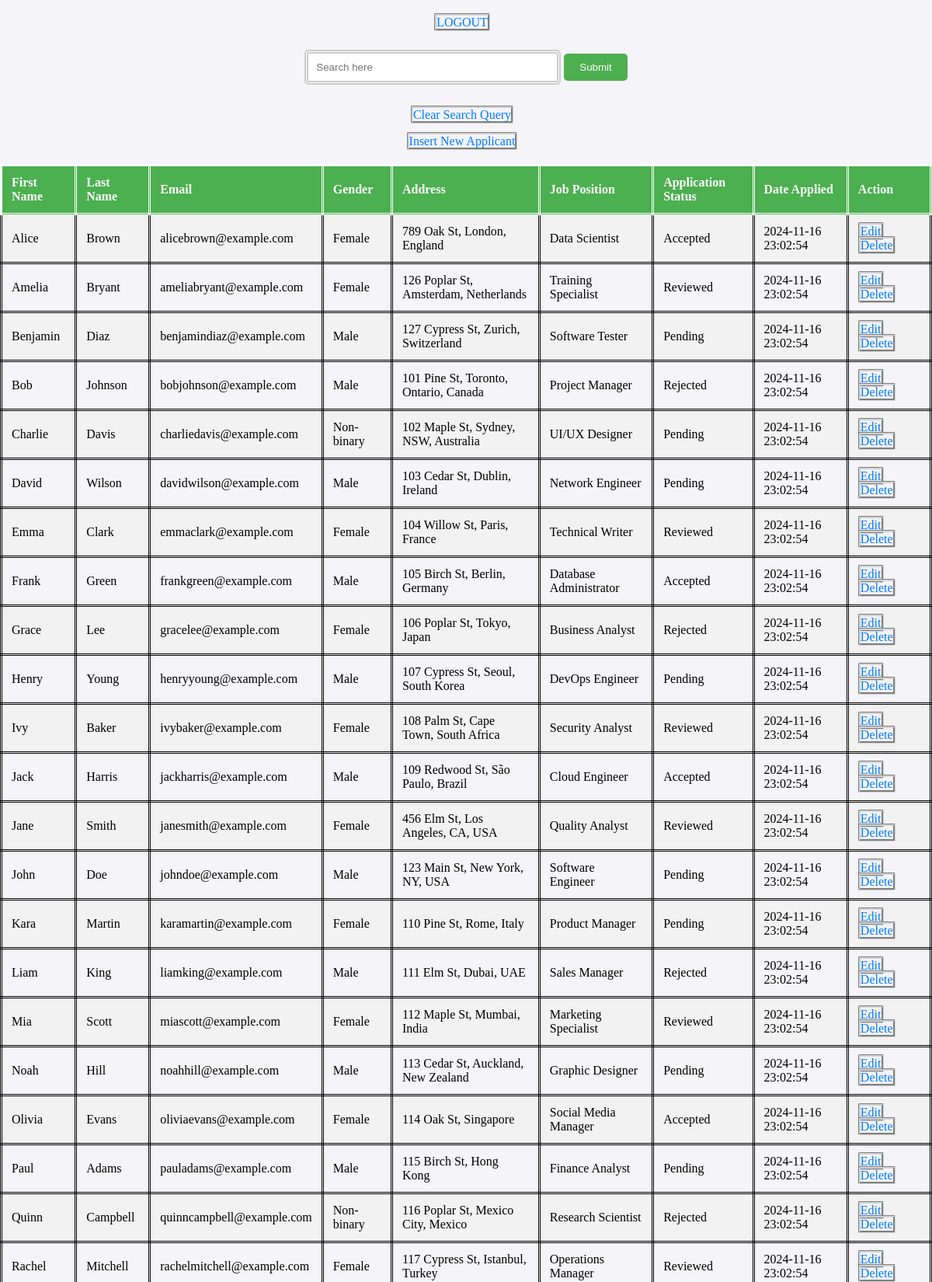
The page / (upper part) on the database its author committed.
### tables this page shows
create table search_applicant (
	id INT AUTO_INCREMENT PRIMARY KEY,
	first_name VARCHAR(255),
	last_name VARCHAR(255),
	email VARCHAR(255),
	gender VARCHAR(255),
	address VARCHAR(255),
    job_position VARCHAR(255),
    application_status VARCHAR (255),
	date_applied TIMESTAMP DEFAULT CURRENT_TIMESTAMP
);

### core/models.php (called while the page is built, shortened)
<?php
function getAllApplicants($pdo) {
    $sql = "SELECT * FROM search_applicant ORDER BY first_name ASC";
    $stmt = $pdo->prepare($sql);
    $executeQuery = $stmt->execute();
    if ($executeQuery) {
        return $stmt->fetchAll();
    }
    return [];
}
?>

### index.php (the view, shortened to what this page needs)
<?php require_once 'core/dbConfig.php'; ?>
<?php require_once 'core/models.php'; ?>
<!DOCTYPE html>
<html lang="en">
<head>
</head>
<body>
	<form action="<?php echo htmlspecialchars($_SERVER['PHP_SELF']);?>" method="GET">
		<p><a href="login.php">LOGOUT</a></p>
		<input type="text" name="searchInput" placeholder="Search here">
		<input type="submit" name="searchBtn">
	</form>
	<p><a href="index.php">Clear Search Query</a></p>
	<p><a href="insert.php">Insert New Applicant</a></p>
	<table>
		<tr>
			<th>First Name</th>
			<th>Last Name</th>
			<th>Email</th>
			<th>Gender</th>
			<th>Address</th>
			<th>Job Position</th>
			<th>Application Status</th>
			<th>Date Applied</th>
			<th>Action</th>
		</tr>
		<?php if (!isset($_GET['searchBtn'])) { ?>
			<?php $getAllApplicants = getAllApplicants($pdo); ?>
			<?php foreach ($getAllApplicants as $row) { ?>
				<tr>
					<td><?php echo $row['first_name']; ?></td>
					<td><?php echo $row['last_name']; ?></td>
					<td><?php echo $row['email']; ?></td>
					<td><?php echo $row['gender']; ?></td>
					<td><?php echo $row['address']; ?></td>
					<td><?php echo $row['job_position']; ?></td>
					<td><?php echo $row['application_status']; ?></td>
					<td><?php echo $row['date_applied']; ?></td>
					<td>
						<a href="edit.php?id=<?php echo $row['id']; ?>">Edit</a>
						<a href="delete.php?id=<?php echo $row['id']; ?>">Delete</a>
					</td>
				</tr>
			<?php } ?>
		<?php } ?>
	</table>
</body>
</html>

### index.php (style rules this page uses)
body { font-family: Times New Roman, sans-serif; background-color: #f4f4f9; margin: 0; padding: 0; }
form { text-align: center; margin: 20px 0; }
input[type="text"] { padding: 10px; width: 80%; max-width: 300px; margin: 10px 0; border: 5px double #ccc; border-radius: 5px; }
input[type="submit"] { padding: 10px 20px; background-color: #4CAF50; color: white; border: none; border-radius: 5px; cursor: pointer; }
table { width: 100%; margin-top: 20px; border-collapse: collapse; text-align: left; }
th, td { padding: 12px; border: 3px double; #ddd; }
th { background-color: #4CAF50; color: white; }
tr:nth-child(even) { background-color: #f2f2f2; }
a { color: #007BFF; text-decoration: none; padding: 10x 5px; border: 3px groove lightgray; border-radius: 2px; margin-right: 10px; }
p { text-align: center; }

### rows shown on the page
search_applicant: first_name "Alice", last_name "Brown", email "alicebrown@example.com", gender "Female", address "789 Oak St, London, England", job_position "Data Scientist", application_status "Accepted", date_applied "2024-11-16 23:02:54"
search_applicant: first_name "Amelia", last_name "Bryant", email "ameliabryant@example.com", gender "Female", address "126 Poplar St, Amsterdam, Netherlands", job_position "Training Specialist", application_status "Reviewed", date_applied "2024-11-16 23:02:54"
search_applicant: first_name "Benjamin", last_name "Diaz", email "benjamindiaz@example.com", gender "Male", address "127 Cypress St, Zurich, Switzerland", job_position "Software Tester", application_status "Pending", date_applied "2024-11-16 23:02:54"
search_applicant: first_name "Bob", last_name "Johnson", email "bobjohnson@example.com", gender "Male", address "101 Pine St, Toronto, Ontario, Canada", job_position "Project Manager", application_status "Rejected", date_applied "2024-11-16 23:02:54"
search_applicant: first_name "Charlie", last_name "Davis", email "charliedavis@example.com", gender "Non-binary", address "102 Maple St, Sydney, NSW, Australia", job_position "UI/UX Designer", application_status "Pending", date_applied "2024-11-16 23:02:54"
search_applicant: first_name "David", last_name "Wilson", email "davidwilson@example.com", gender "Male", address "103 Cedar St, Dublin, Ireland", job_position "Network Engineer", application_status "Pending", date_applied "2024-11-16 23:02:54"
search_applicant: first_name "Emma", last_name "Clark", email "emmaclark@example.com", gender "Female", address "104 Willow St, Paris, France", job_position "Technical Writer", application_status "Reviewed", date_applied "2024-11-16 23:02:54"
search_applicant: first_name "Frank", last_name "Green", email "frankgreen@example.com", gender "Male", address "105 Birch St, Berlin, Germany", job_position "Database Administrator", application_status "Accepted", date_applied "2024-11-16 23:02:54"
search_applicant: first_name "Grace", last_name "Lee", email "gracelee@example.com", gender "Female", address "106 Poplar St, Tokyo, Japan", job_position "Business Analyst", application_status "Rejected", date_applied "2024-11-16 23:02:54"
search_applicant: first_name "Henry", last_name "Young", email "henryyoung@example.com", gender "Male", address "107 Cypress St, Seoul, South Korea", job_position "DevOps Engineer", application_status "Pending", date_applied "2024-11-16 23:02:54"
search_applicant: first_name "Ivy", last_name "Baker", email "ivybaker@example.com", gender "Female", address "108 Palm St, Cape Town, South Africa", job_position "Security Analyst", application_status "Reviewed", date_applied "2024-11-16 23:02:54"
search_applicant: first_name "Jack", last_name "Harris", email "jackharris@example.com", gender "Male", address "109 Redwood St, São Paulo, Brazil", job_position "Cloud Engineer", application_status "Accepted", date_applied "2024-11-16 23:02:54"
search_applicant: first_name "Jane", last_name "Smith", email "janesmith@example.com", gender "Female", address "456 Elm St, Los Angeles, CA, USA", job_position "Quality Analyst", application_status "Reviewed", date_applied "2024-11-16 23:02:54"
search_applicant: first_name "John", last_name "Doe", email "johndoe@example.com", gender "Male", address "123 Main St, New York, NY, USA", job_position "Software Engineer", application_status "Pending", date_applied "2024-11-16 23:02:54"
search_applicant: first_name "Kara", last_name "Martin", email "karamartin@example.com", gender "Female", address "110 Pine St, Rome, Italy", job_position "Product Manager", application_status "Pending", date_applied "2024-11-16 23:02:54"
search_applicant: first_name "Liam", last_name "King", email "liamking@example.com", gender "Male", address "111 Elm St, Dubai, UAE", job_position "Sales Manager", application_status "Rejected", date_applied "2024-11-16 23:02:54"
search_applicant: first_name "Mia", last_name "Scott", email "miascott@example.com", gender "Female", address "112 Maple St, Mumbai, India", job_position "Marketing Specialist", application_status "Reviewed", date_applied "2024-11-16 23:02:54"
search_applicant: first_name "Noah", last_name "Hill", email "noahhill@example.com", gender "Male", address "113 Cedar St, Auckland, New Zealand", job_position "Graphic Designer", application_status "Pending", date_applied "2024-11-16 23:02:54"
search_applicant: first_name "Olivia", last_name "Evans", email "oliviaevans@example.com", gender "Female", address "114 Oak St, Singapore", job_position "Social Media Manager", application_status "Accepted", date_applied "2024-11-16 23:02:54"
search_applicant: first_name "Paul", last_name "Adams", email "pauladams@example.com", gender "Male", address "115 Birch St, Hong Kong", job_position "Finance Analyst", application_status "Pending", date_applied "2024-11-16 23:02:54"
search_applicant: first_name "Quinn", last_name "Campbell", email "quinncampbell@example.com", gender "Non-binary", address "116 Poplar St, Mexico City, Mexico", job_position "Research Scientist", application_status "Rejected", date_applied "2024-11-16 23:02:54"
search_applicant: first_name "Rachel", last_name "Mitchell", email "rachelmitchell@example.com", gender "Female", address "117 Cypress St, Istanbul, Turkey", job_position "Operations Manager", application_status "Reviewed", date_applied "2024-11-16 23:02:54"
